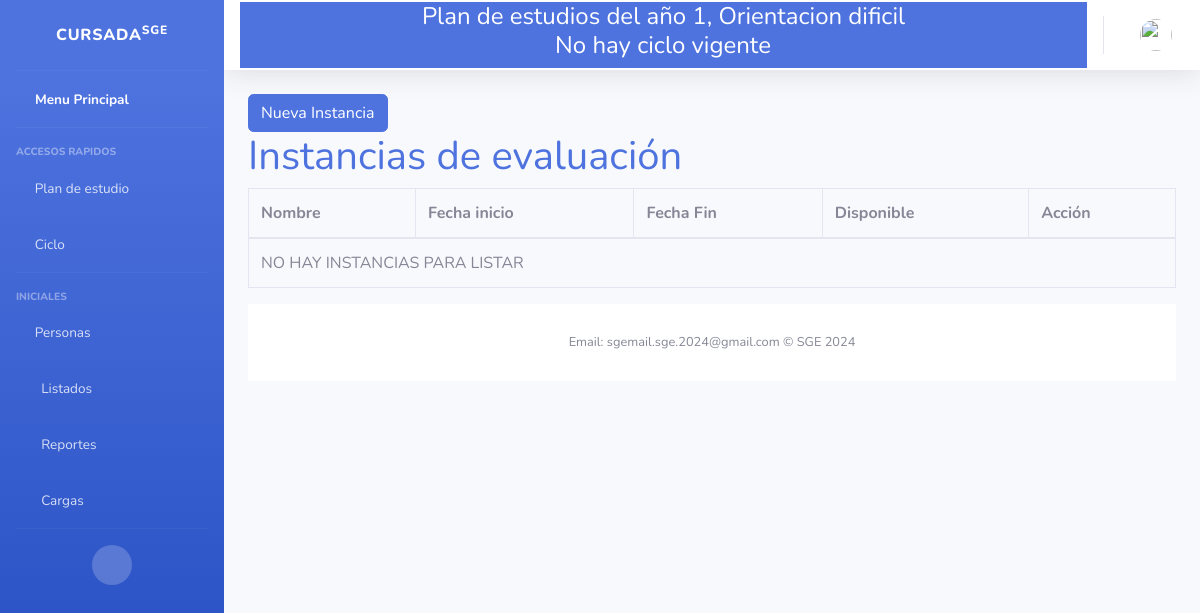
The page /Clases/verInstancias on the database as committed earlier.
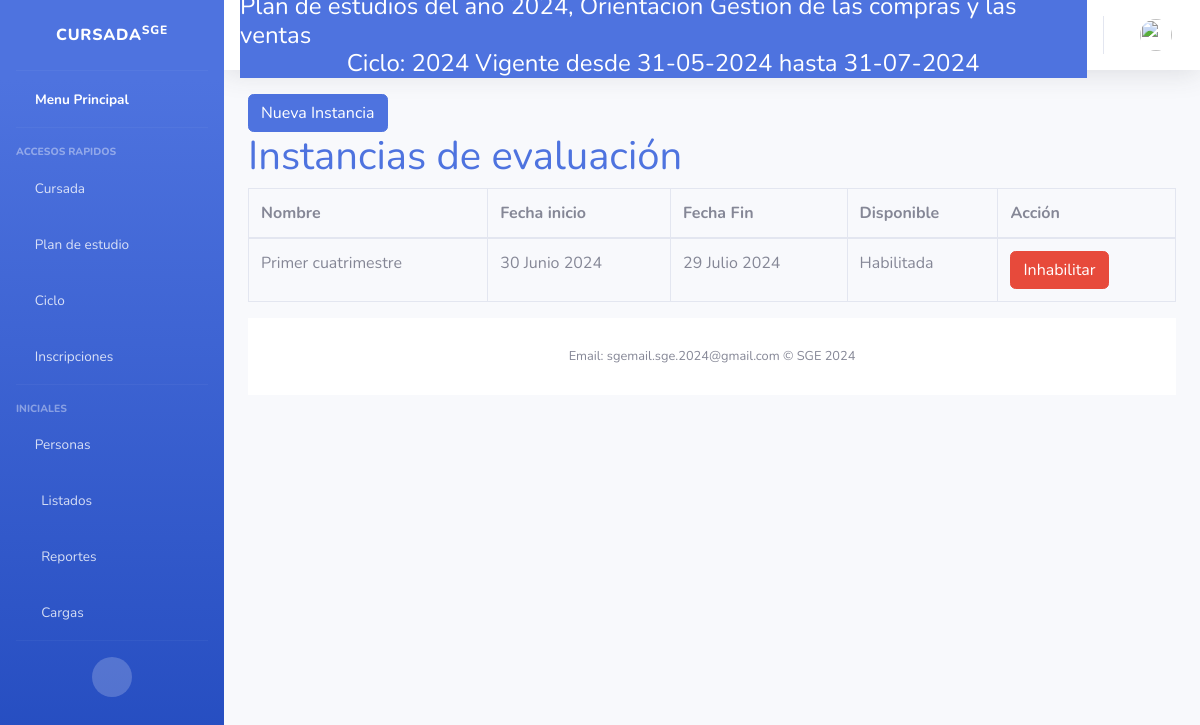
The same page on the database as committed later.
### Core/models.py (models this page shows, shortened)
class PlanDeEstudios(models.Model):
    MAXCODIGO=20
    MAXANIO=4
    MAXORIENTACION= 50
    MAXNIVEL= 50
    MAXDESCRIPCION=50
    codigo= models.CharField(
        help_text="Ej: 123456",
        unique=True,
        max_length=MAXCODIGO,
        null=False,
        blank=False,
        error_messages={
            'blank': "El nombre es obligatorio"
        }
    )
    anio = models.CharField(
        help_text="Ej: 2024",
        unique=False,
        max_length=MAXANIO,
        null=True,
        blank=False,
        default= 1,
        error_messages={
            'blank': "el anio es obligatorio"
        }
    )
    orientacion = models.CharField(
        help_text="Ej: Profesorado de educacion primaria",
        unique=False,
        max_length=MAXORIENTACION,
        null=False,
        blank=False,
        primary_key=False,
        error_messages={
            'blank': "la orientacion es obligatoria"
        }
    )
    nivel = models.CharField(
        help_text="Ej: Primario",
        unique=False,
        max_length= MAXORIENTACION,
        null=False,
        blank=False,
        error_messages={
            'blank': "El nivel es obligatorio"
        }
    )
    descripcion = models.CharField(
        help_text="Ej: descripcion del plan de estudios",
        unique=False,
        max_length= MAXDESCRIPCION,
        null=False,
        blank=True,
    )
    esActual = models.BooleanField(
        default= True
    )
    implementado = models.BooleanField(
        default= False
    )
    cantidadAnios = models.PositiveIntegerField()
    def __str__(self):
        return "Plan de estudios del año {0}, Orientacion {1}".format(self.anio, self.orientacion)

class Ciclo (models.Model):
    anioCalendario = models.CharField(
        help_text="Ej: 2024",
        max_length=4,
        unique= True)
    fechaInicio = models.DateField(help_text="Ej: 16/02/2024",
                                   default=now)
    plan = models.ForeignKey(PlanDeEstudios, blank=False, on_delete=models.CASCADE)
    fechaFin = models.DateField(help_text="Ej: 28/11/2024",)
    esActual = models.BooleanField(
        default= True
    )
    def __str__(self):
        return "{0} Vigente desde {1} hasta {2}".format(self.anioCalendario,self.fechaInicio.strftime("%d-%m-%Y"), self.fechaFin.strftime("%d-%m-%Y"))

class Instancia(models.Model):
    ciclo = models.ForeignKey(Ciclo, on_delete=models.CASCADE)
    nombre = models.CharField(help_text="Ej: Nota Final"
                              ,max_length= 50)
    disponible = models.BooleanField(default = False)
    fecha_inicio = models.DateField(help_text="Ej: 16/02/2024",
                                   default=now)
    fecha_fin = models.DateField(help_text="Ej: 16/02/2024")

### Clases/views.py (the view)
def instancias_list(request):
    instancias = Instancia.objects.filter(ciclo = request.ciclo)
    return render(request, 'Calificacion/instancias.html',{'instancias':instancias})

### Clases/templates/Calificacion/instancias.html (shortened to what this page needs)
{% extends 'index.html' %}
{% load bootstrap5 %}
{% block content %}
    <div class="content">
        <a href="/Clases/altaInstancia">
            <button class="btn btn-primary">Nueva Instancia</button>
        </a>
        <h1><a href="#">Instancias de evaluación</a></h1>
        <div class="hidden orden-listado">
            <div class="flex-md-column-reverse">
                <table class="table table-bordered table-hover">
                    <thead class="hidden orden-listado">
                        <tr class="table-hover">
                            <th>Nombre</th>
                            <th>Fecha inicio</th>
                            <th>Fecha Fin</th>
                            <th>Disponible</th>
                            <th>Acción</th>
                        </tr>
                    </thead>
                    <tbody>
                        {% block tabla %}
                            {% if instancias %}
                                {% for instancia in instancias %}
                                    <tr>
                                        <td>{{ instancia.nombre }}</td>
                                        <td>{{ instancia.fecha_inicio }}</td>
                                        <td>{{ instancia.fecha_fin }}</td>
                                        {% if instancia.disponible %}
                                            <td>Habilitada</td>
                                            <td>
                                                <button class="btn btn-danger btn-inhabilitar" data-instancia-id="{{ instancia.id }}" data-bs-toggle="modal" data-bs-target="#inhabilitarModal">Inhabilitar</button>
                                            </td>
                                        {% else %}
                                            <td>No Disponible</td>
                                            <td>
                                                <button class="btn btn-success btn-habilitar" data-instancia-id="{{ instancia.id }}" data-bs-toggle="modal" data-bs-target="#habilitarModal">Habilitar</button>
                                            </td>
                                        {% endif %}
                                    </tr>
                                {% endfor %}
                            {% else %}
                                <tr>
                                    <td colspan="5">NO HAY INSTANCIAS PARA LISTAR</td>
                                </tr>
                            {% endif %}
                        {% endblock tabla %}
                    </tbody>
                </table>
            </div>
        </div>
    </div>
{% endblock %}

### principal/templates/index.html (shortened to what this page needs)
<!DOCTYPE html>
<html lang="en">
<head>
    <link href="https://cdn.jsdelivr.net/npm/bootstrap@5.2.3/dist/css/bootstrap.min.css" rel="stylesheet">
    <link href= "{% static 'vendor/fontawesome-free/css/all.min.css' %}" rel="stylesheet" type="text/css">
    <link href="{% static 'css/sb-admin-2.min.css' %}" rel="stylesheet">
    {% load bootstrap5 %}
</head>
{% block sidebar %}
<body id="page-top">
    <div id="wrapper">
        <ul class="navbar-nav bg-gradient-primary sidebar sidebar-dark accordion" id="accordionSidebar">
            <a class="sidebar-brand d-flex align-items-center justify-content-center" href="/">
                <div class="sidebar-brand-text mx-3">Cursada<sup>SGE</sup></div>
            </a>
            <hr class="sidebar-divider my-0">
            <li class="nav-item active">
                <a class="nav-link" href="/">
                    <i class="fas fa-school "></i>
                    <span>Menu Principal</span></a>
            </li>
            <hr class="sidebar-divider">
            <div class="sidebar-heading">
                Accesos Rapidos
            </div>
            {% if request.hayCicloActivo %}
            <li class="nav-item">
                <a class="nav-link collapsed" href="#" data-toggle="collapse" data-target="#collapseTree"
                    aria-expanded="true" aria-controls="collapseTwo">
                    <i class="far fa-file"></i>
                    <span>Cursada</span>
                </a>
            </li>
            {% endif %}
            <li class="nav-item">
                <a class="nav-link collapsed" href="#" data-toggle="collapse" data-target="#collapseTwo"
                    aria-expanded="true" aria-controls="collapseTwo">
                    <i class="far fa-calendar-alt "></i>
                    <span>Plan de estudio</span>
                </a>
            </li>
            {% if request.hayPlan %}
            <li class="nav-item">
                <a class="nav-link collapsed" href="#" data-toggle="collapse" data-target="#collapseCiclo"
                    aria-expanded="true" aria-controls="collapseTwo">
                    <i class="fas fa-chalkboard-teacher"></i>
                    <span>Ciclo</span>
                </a>
            </li>
            {% endif %}
            {% if request.hayCicloActivo %}
            <li class="nav-item">
                <a class="nav-link collapsed" href="#" data-toggle="collapse" data-target="#collapseUtilities"
                    aria-expanded="true" aria-controls="collapseUtilities">
                    <i class="fas fa-user-check"></i>
                    <span>Inscripciones</span>
                </a>
            </li>
            {% endif %}
            <hr class="sidebar-divider">
            <div class="sidebar-heading">
                Iniciales
            </div>
            <li class="nav-item">
                <a class="nav-link collapsed" href="#" data-toggle="collapse" data-target="#collapsePages"
                    aria-expanded="true" aria-controls="collapsePages">
                    <i class="fas fa-user-graduate fa-folder"></i>
                    <span>Personas</span>
                </a>
            </li>
            <li class="nav-item">
                <a class="nav-link collapsed" href="#" data-toggle="collapse" data-target="#collapseList"
                    aria-expanded="true" aria-controls="collapsePages">
                    <i class="fas fa-fw fa-table"></i>
                    <span>Listados</span>
                </a>
            </li>
            <li class="nav-item">
                <a class="nav-link collapsed" href="#" data-toggle="collapse" data-target="#collapseRep"
                    aria-expanded="true" aria-controls="collapsePages">
                    <i class="fas fa-fw fa-chart-area"></i>
                    <span>Reportes</span>
                </a>
            </li>
            <li class="nav-item">
                <a class="nav-link collapsed" href="#" data-toggle="collapse" data-target="#collapseCargas"
                    aria-expanded="true" aria-controls="collapsePages">
                    <i class="fas fa-fw fa-chart-area"></i>
                    <span>Cargas</span>
                </a>
            </li>
            <hr class="sidebar-divider d-none d-md-block">
            <div class="text-center d-none d-md-inline">
                <button class="rounded-circle border-0" id="sidebarToggle"></button>
            </div>
            {% endblock sidebar %}
        </ul>
        <div id="content-wrapper" class="d-flex flex-column">
            <div id="content">
<nav class="navbar navbar-expand navbar-light bg-white topbar mb-4 static-top shadow">
    <div class="container input-group btn-primary d-flex flex-column">
        {% if request.hayPlan %}
        <h4 class="mb-0">{{request.plan}}</h4>
        {% else %}
        <h4> No hay plan vigente</h4>
        {% endif %}
        {% if request.ciclo %}
        <h4 class="mb-0">Ciclo: {{request.ciclo}}</h4>
        {% else %}
        <h4> No hay ciclo vigente</h4>
        {% endif %}
    </div>
    <ul class="navbar-nav ml-auto">
        <li class="nav-item dropdown no-arrow">
            <a class="nav-link dropdown-toggle" href="#" id="userDropdown" role="button"
                data-toggle="dropdown" aria-haspopup="true" aria-expanded="false">
                <img class="img-profile rounded-circle" src="{% static 'img/undraw_profile.svg' %}">
            </a>
        </li>
    </ul>
</nav>
                <div class="container-fluid">
                {% block content %}{% endblock content %}
    {% block footer %}
    <footer class="sticky-footer bg-white">
        <div class="container my-auto">
            <div class="copyright text-center my-auto">
                <span>Email: sgemail.sge.2024@gmail.com &copy; SGE 2024</span>
            </div>
        </div>
    </footer>
    {% endblock footer %}
        </div>
</body>
</html>

Rows that differ between the two databases and show on the page:
removed PlanDeEstudios: plan "Plan de estudios del año 1, Orientacion dificil"
added Ciclo: ciclo "2024 Vigente desde 31-05-2024 hasta 31-07-2024"
added Instancia: nombre "Primer cuatrimestre", fecha_inicio "30 Junio 2024", fecha_fin "29 Julio 2024"
Other text that changed with them:
text no longer shown: "No hay ciclo vigente NO HAY INSTANCIAS PARA LISTAR"
text now shown: "Cursada Inscripciones Ciclo:"
